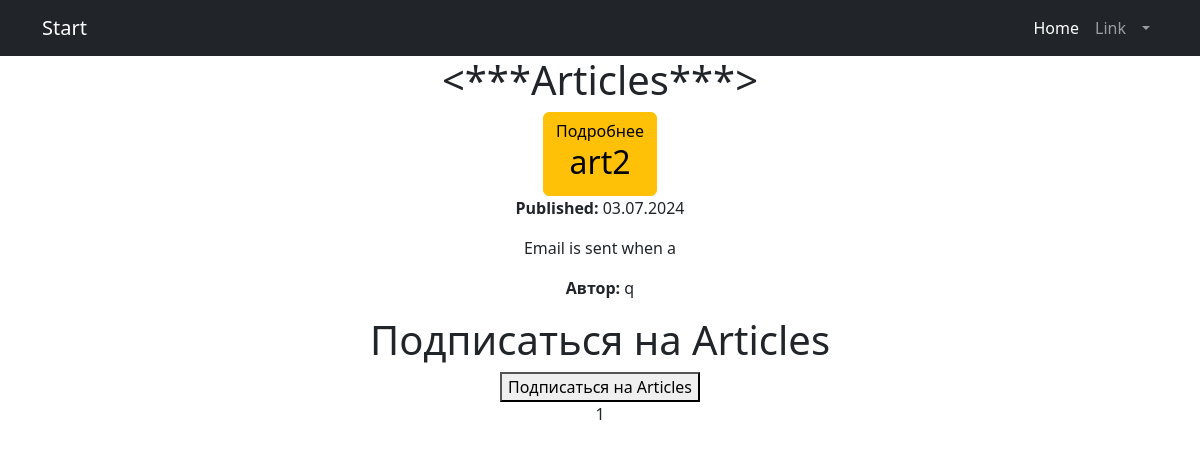
The app's page /articles/ (signed in), older data.
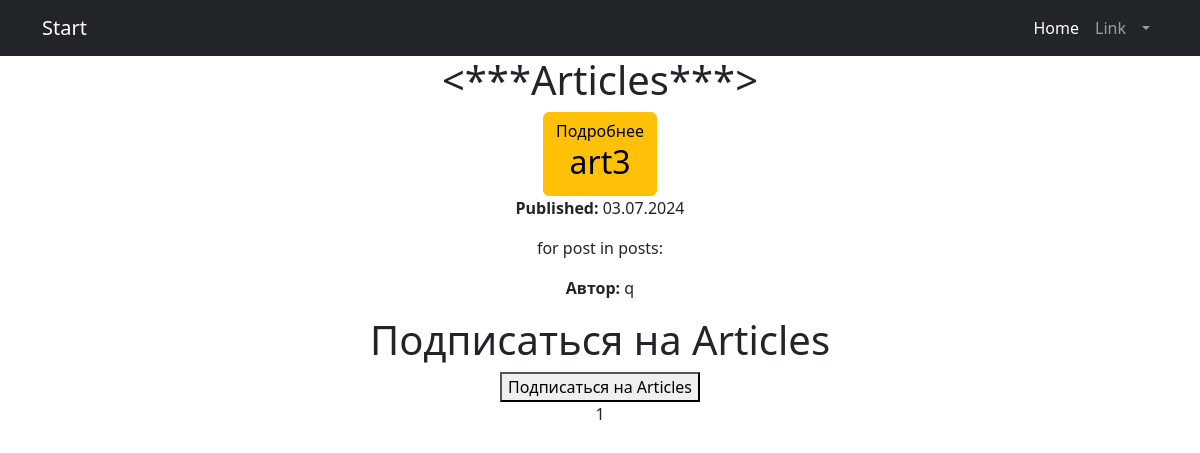
The same page, newer data.
### news/models.py (models this page shows, shortened)
class Post(models.Model):
    author = models.ForeignKey('Author', on_delete=models.CASCADE)
    POST_TYPES = (
        ('article', 'Article'),
        ('news', 'News'),    )
    post_type = models.CharField(max_length=10, choices=POST_TYPES)
    created_at = models.DateTimeField(auto_now_add=True)
    categories = models.ManyToManyField('Category', through='PostCategory')
    title = models.CharField(max_length=255)
    content = models.TextField()
    rating = models.IntegerField(default=0)
    authorname = models.CharField(max_length=255,)
    subscribers = models.ManyToManyField(User, related_name='subscribed_categories', blank=True)

class Author(models.Model):
    user = models.OneToOneField(User, on_delete=models.CASCADE)
    rating = models.IntegerField(default=0)
    def __str__(self):
        return self.user.username

### news/views.py (the view, shortened to what this page needs)
# urls.py: path('articles/', views.ArticlesListView.as_view(), name='articles_list'),
class ArticlesListView(LoginRequiredMixin, ListView):
    model = Post
    template_name = 'articles_list.html'
    queryset = Post.objects.filter(post_type='article').order_by('-created_at')
    context_object_name = 'posts'
    paginate_by = 10
    def get_context_data(self, **kwargs):
        context = super().get_context_data(**kwargs)
        context['filter'] = PostFilter(self.request.GET, queryset=self.get_queryset())
        return context

### news/templatetags/censor.py (called while the page is built)
@register.filter(name='censor')
def censor(value):
    banned_words = ['badword', 'badword1', 'badword2']
    for word in banned_words:
        if isinstance(word, str):
            value = value.replace(word[1:], '*' * len(word[1:]))
    return value

### news/templates/articles_list.html (shortened to what this page needs)
{% extends 'flatpages/default.html' %}
{% load censor %}
{% block content %}
<h1><***Articles***></h1>
{% for post in posts %}
<a href="{% url 'articles_full_detail' id=post.id %}" class="btn btn-warning">Подробнее
    <h2>{{ post.title|censor }}</h2>
</a>
<p><strong>Published:</strong> {{ post.created_at|date:"d.m.Y" }}</p>
<p>{{ post.content|slice:":21"|censor }}</p>
<p><strong>Автор:</strong> {{ post.author }}</p>
{% endfor %}
<h1>Подписаться на Articles</h1>
<form method="post" action="{% url 'subscribe_articles' %}">
    <button type="submit">Подписаться на Articles</button>
</form>
{{ page_obj.number }}
{% endblock content %}

### news/templates/flatpages/default.html (shortened to what this page needs)
<!DOCTYPE html>
<html lang="en">
<head>
    {% load static %}
    <link href="{% static 'css/styles.css' %}" rel="stylesheet"/>
</head>
<body>
<nav class="navbar navbar-expand-lg navbar-dark bg-dark">
    <div class="container">
        <a class="navbar-brand" href="#">Start{{ flatpage.title }}</a>
        <div class="collapse navbar-collapse" id="navbarSupportedContent">
            <ul class="navbar-nav ms-auto mb-2 mb-lg-0">
                <li class="nav-item"><a class="nav-link active" aria-current="page" href="#">Home</a></li>
                <li class="nav-item"><a class="nav-link" href="#">Link</a></li>
                <li class="nav-item dropdown">
                    <a class="nav-link dropdown-toggle" id="navbarDropdown" href="#" role="button"
                       data-bs-toggle="dropdown" aria-expanded="false">{{ flatpage.title }}</a>
                </li>
            </ul>
        </div>
    </div>
</nav>
<div class="container">
    <div class="row">
        <div class="col-lg-12 text-center">
            {% block content %}{% endblock content %}
        </div>
    </div>
</div>
</body>
</html>

Row changes from the older to the newer data that the page shows:
removed Post: title|censor "art2", created_at "03.07.2024", content|censor "Email is sent when a", author "q"
added Post: title|censor "art3", created_at "03.07.2024", content|censor "for post in posts:", author "q"
